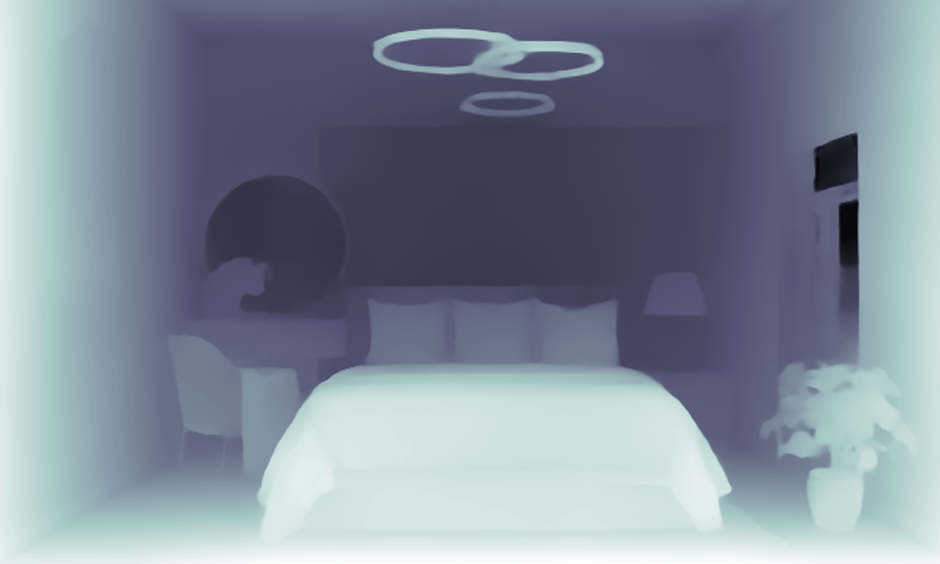
#> input picture 2_nocrop.png, 940 x 564 px, found by its file name
$ python aspect_ratio.py
#> lines starting #> are read from the running program, lines starting #| are printed output that depends on the picture
import cv2
import os

# To resize image to a given aspect ratio
def aspect_ratio_testing(image_path, aspect_ratio=(16, 9)):
#> called with aspect_ratio = (16, 9)
    original_image = cv2.imread(image_path)
#> original_image is the input picture: shape (564, 940, 3); mean B, G, R 154.2, 138.6, 128
    height, width = original_image.shape[:2]
#> height = 564; width = 940

    # Calculate new dimensions
    new_width = width
#> new_width = 940
    new_height = int(new_width * aspect_ratio[1] / aspect_ratio[0])
#> new_height = 528
    resized_image = cv2.resize(original_image, (new_width, new_height))
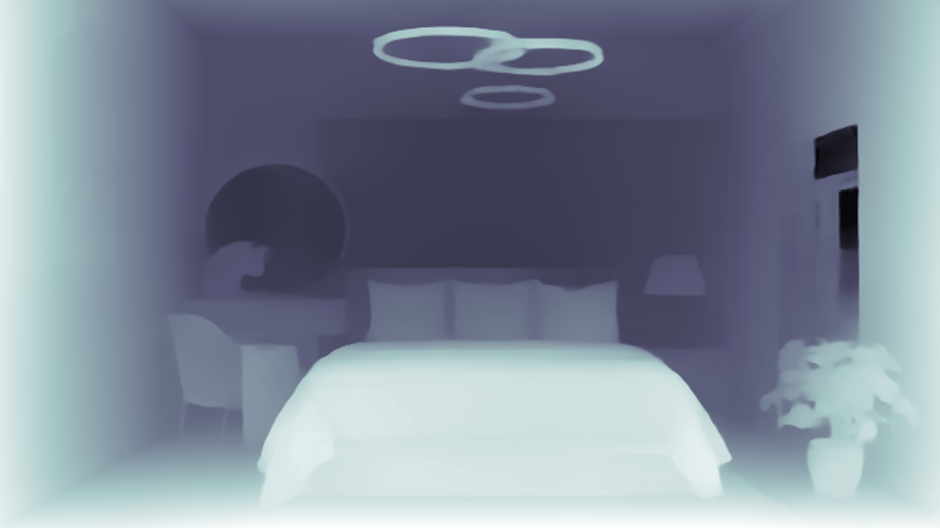
#> resized_image: shape (528, 940, 3); mean B, G, R 154.1, 138.6, 127.9

    output_path = f"aspect_ratio_images/{os.path.basename(image_path)}"
    cv2.imwrite(output_path, resized_image)
    print(f"Aspect ratio changed image saved at: {output_path}")


os.makedirs('aspect_ratio_images', exist_ok=True)


image_path = "D:/New folder/avataar_assignment/2_nocrop.png"
#aspect_ratio_testing(image_path, aspect_ratio=(1, 1)) (output saved as 2_nocrop copy for 1:1 ratio)

aspect_ratio_testing(image_path, aspect_ratio=(16, 9))
